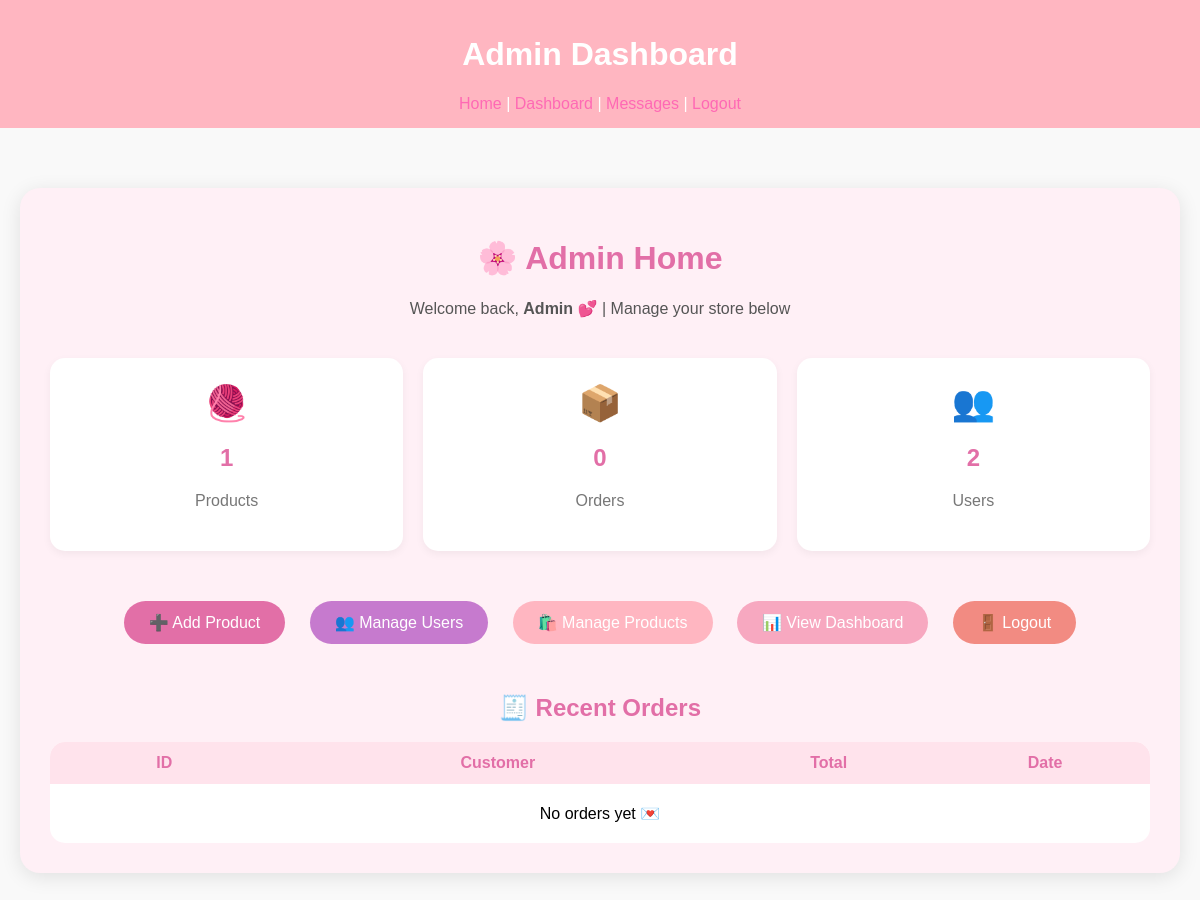
/admin/home (signed in), run on an earlier commit of the app's database.
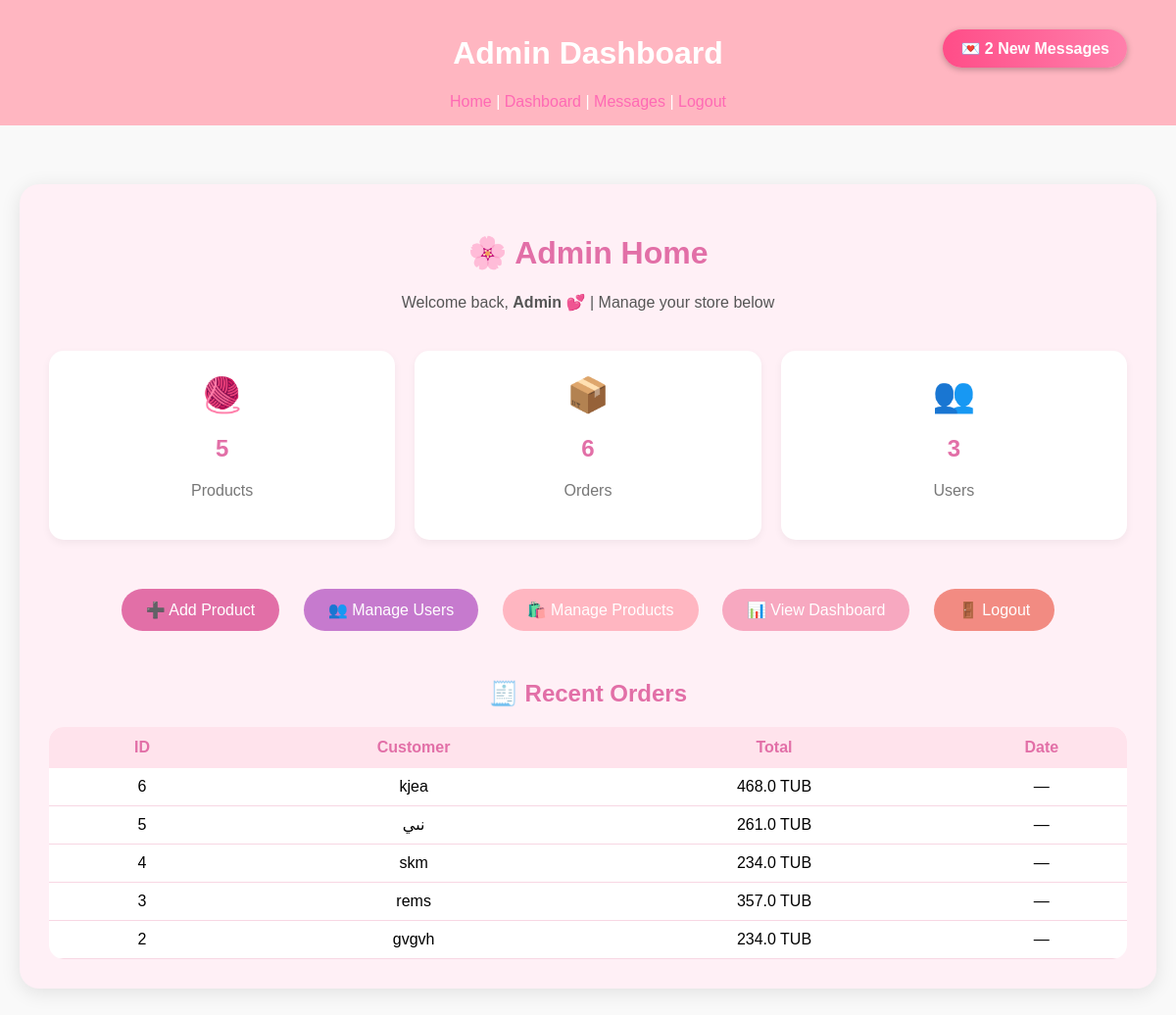
And on a later commit of the database.
### models.py (models this page shows, shortened)
class Order(db.Model):
    id = db.Column(db.Integer, primary_key=True)
    user_id = db.Column(db.Integer, db.ForeignKey('user.id'))
    customer_name = db.Column(db.String(100))
    address = db.Column(db.String(255))
    total = db.Column(db.Float)
    created_at = db.Column(db.DateTime, default=datetime.utcnow)
    user = db.relationship('User', backref='orders', lazy=True)

### routes.py (the view)
@app.route('/admin/home')
def admin_home():
    if 'user' not in session or not session.get('is_admin'):
        flash("⚠️ Access denied! Admins only.", "danger")
        return redirect(url_for('login'))
    new_messages = Message.query.filter_by(is_read=False).count()
    product_count = Product.query.count()
    order_count = Order.query.count()
    user_count = User.query.count()
    orders = Order.query.order_by(Order.id.desc()).limit(5).all()
    return render_template(
        'admin/admin_home.html',
        product_count=product_count,
        order_count=order_count,
        user_count=user_count,
        orders=orders,
        new_messages=new_messages
    )

### templates/admin/admin_home.html (shortened to what the changed rows need)
{% extends "admin/admin_base.html" %}
{% block content %}
{% if new_messages > 0 %}
  <a href="{{ url_for('admin_messages') }}"
     style="
       position: absolute;
       top: 30px;
       right: 50px;
       background: linear-gradient(90deg, #ff4d88, #ff7fab);
       color: white;
       font-weight: bold;
       padding: 10px 18px;
       border-radius: 30px;
       box-shadow: 0 2px 6px rgba(0,0,0,0.25);
       animation: pulse 1.5s infinite;
       text-decoration: none;
       z-index: 1000;
       transition: 0.3s;
     "
     onmouseover="this.style.transform='scale(1.1)'"
     onmouseout="this.style.transform='scale(1)'">
    💌 {{ new_messages }} New Message{{ 's' if new_messages > 1 else '' }}
  </a>
{% endif %}
<div style="max-width:1200px; margin:40px auto; padding:30px; background:#fff0f6; border-radius:20px; box-shadow:0 4px 20px rgba(0,0,0,0.1);">
<div style="text-align:center; margin-bottom:40px;">
  <h1 style="color:#e26fa7;">🌸 Admin Home</h1>
</div>
  <div style="display:grid; grid-template-columns:repeat(auto-fit, minmax(250px, 1fr)); gap:20px; margin-bottom:40px;">
    <div style="background:white; padding:25px; border-radius:15px; text-align:center; box-shadow:0 3px 8px rgba(0,0,0,0.05);">
      <div style="font-size:35px;">🧶</div>
      <h2 style="color:#e26fa7;">{{ product_count }}</h2>
      <p style="color:#777;">Products</p>
    </div>
    <div style="background:white; padding:25px; border-radius:15px; text-align:center; box-shadow:0 3px 8px rgba(0,0,0,0.05);">
      <div style="font-size:35px;">📦</div>
      <h2 style="color:#e26fa7;">{{ order_count }}</h2>
      <p style="color:#777;">Orders</p>
    </div>
    <div style="background:white; padding:25px; border-radius:15px; text-align:center; box-shadow:0 3px 8px rgba(0,0,0,0.05);">
      <div style="font-size:35px;">👥</div>
      <h2 style="color:#e26fa7;">{{ user_count }}</h2>
      <p style="color:#777;">Users</p>
    </div>
  </div>
  <div style="text-align:center; margin-bottom:40px;">
  </div>
  <h2 style="color:#e26fa7; text-align:center; margin-bottom:20px;">🧾 Recent Orders</h2>
  <div style="overflow-x:auto;">
    <table style="width:100%; border-collapse:collapse; background:white; border-radius:15px; overflow:hidden;">
      <thead style="background:#ffe3ec; color:#e26fa7;">
        <tr>
          <th style="padding:12px;">ID</th>
          <th>Customer</th>
          <th>Total</th>
          <th>Date</th>
        </tr>
      </thead>
      <tbody>
        {% for order in orders %}
        <tr style="text-align:center; border-bottom:1px solid #f8d7e3;">
          <td style="padding:10px;">{{ order.id }}</td>
          <td>{{ order.customer_name }}</td>
          <td>{{ order.total }} TUB</td>
          <td>{{ order.date_created.strftime('%Y-%m-%d') if order.date_created else '—' }}</td>
        </tr>
        {% else %}
        <tr><td colspan="4" style="text-align:center; padding:20px;">No orders yet 💌</td></tr>
        {% endfor %}
      </tbody>
    </table>
  </div>
</div>
{% endblock %}

What changed in the data, as far as the page shows it:
added Order: id "6", customer_name "kjea", total "468.0", date_created "—"
added Order: id "5", customer_name "نىي", total "261.0", date_created "—"
added Order: id "4", customer_name "skm", total "234.0", date_created "—"
added Order: id "3", customer_name "rems", total "357.0", date_created "—"
added Order: id "2", customer_name "gvgvh", total "234.0", date_created "—"
Also different on the page:
{{ new_messages }}: (not shown) → "2"
{{ 's' if new_messages > 1 else '' }}: (not shown) → "s"
{{ product_count }}: "1" → "5"
{{ order_count }}: "0" → "6"
{{ user_count }}: "2" → "3"
text no longer shown: "No orders yet 💌"
text now shown: "💌 New Message"
